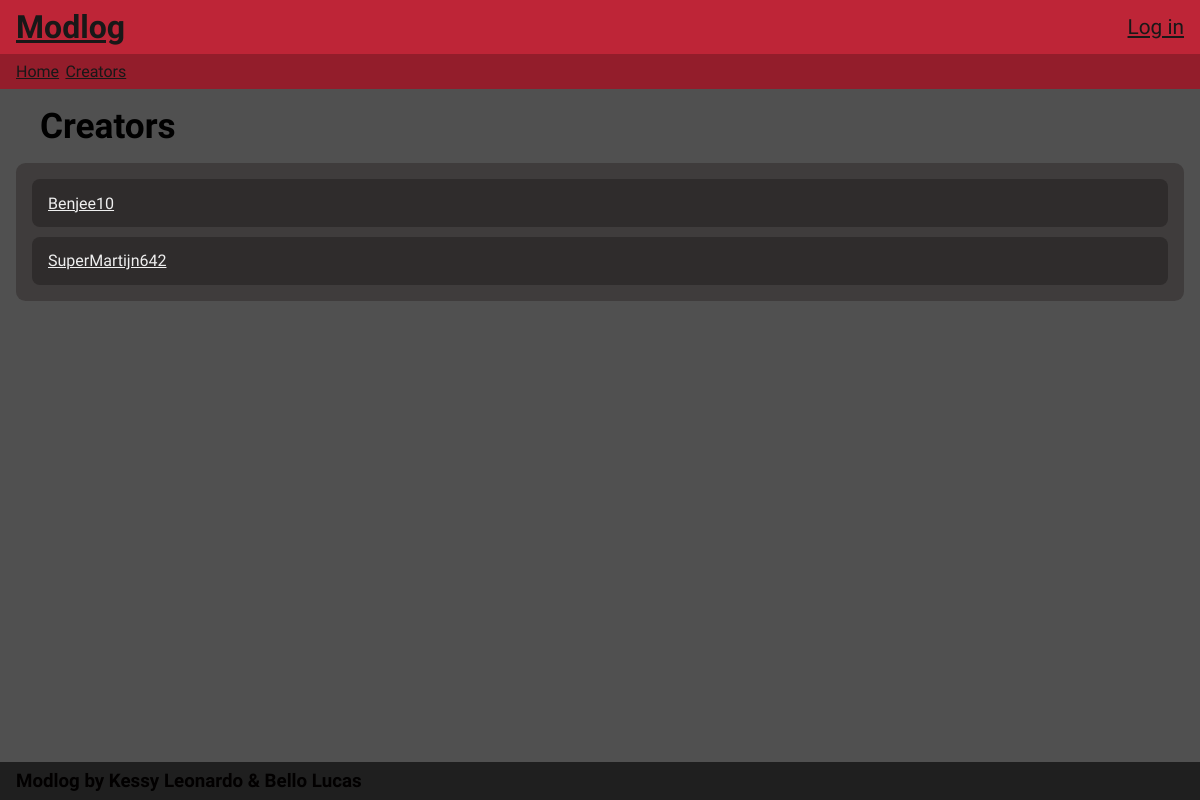
The page /creators on the database as committed earlier.
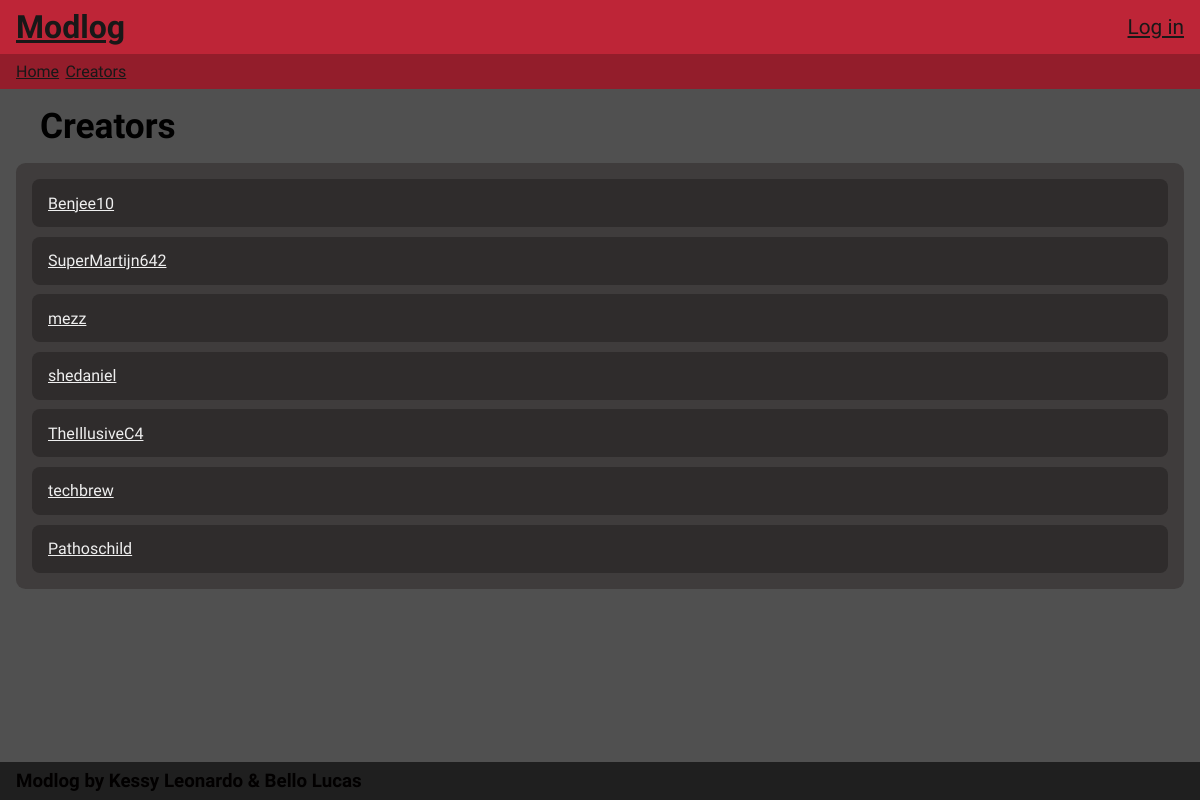
The same page on the database as committed later.
### tables this page shows
CREATE TABLE `creators` (
  `id` int(11) NOT NULL,
  `name` varchar(64) NOT NULL,
  `profile_link` varchar(256) NOT NULL
);

### app/views/creators.view.php (called while the page is built, shortened)
<?php
require_once './app/views/View.php';
class creatorsView extends View {
  public function renderCreators($data) {
    $this->renderPage($data);
  }
}

### app/controllers/creators.controller.php (called while the page is built, shortened)
<?php
class creatorsController extends ViewController {
  protected $creatorModel;
  public function __construct(){
    require_once './app/views/creators.view.php';
    require_once './app/models/creators.model.php';
    $this->creatorModel = new creatorsModel;
  }
  public function showCreators($params) {
    $creators = $this->creatorModel->getCreators();
    $this->view->renderCreators($this->data);
  }
}

### router.php (called while the page is built, shortened)
<?php
require_once './routes/router.php';
$action = 'games';
if (!empty($_GET['action'])) {
  $action = $_GET['action'];
}
$router = new Router();
$router->addRoute('games', 'games', 'showPage');
$router->addRoute('catalog/:id', 'catalog', 'showPage');
$router->addRoute('catalog/:id/:category', 'catalog', 'showPage');
$router->addRoute('modpage/:id', 'modpage', 'showPage');
$router->addRoute('creators', 'creators', 'showCreators');
$router->addRoute('creator/:id', 'creators', 'showCreator');
$router->addRoute('login', 'login', 'handleLogin');
$router->addRoute('logout', 'login', 'handleLogout');
$router->addRoute('register', 'login', 'handleRegister');
$router->addRoute('edit/game/:id', 'games', 'showEdit');
$router->addRoute('new/game/', 'games', 'showNew');
$router->addRoute('create/game/', 'games', 'create');
$router->addRoute('update/game/:id', 'games', 'update');
$router->addRoute('delete/game/:id', 'games', 'delete');
$router->addRoute('edit/category/:game/:id', 'catalog', 'showEditCategory');
$router->addRoute('new/category/:game/', 'catalog', 'showNewCategory');
$router->addRoute('create/category/', 'catalog', 'createCategory');
$router->addRoute('update/category/:id', 'catalog', 'updateCategory');
$router->addRoute('delete/category/:id', 'catalog', 'deleteCategory');
$router->addRoute('edit/mod/:game/:id', 'catalog', 'showEditMod');
$router->addRoute('new/mod/:game/', 'catalog', 'showNewMod');
$router->addRoute('create/mod/', 'catalog', 'createMod');
$router->addRoute('update/mod/:id', 'catalog', 'updateMod');
$router->addRoute('delete/mod/:id', 'catalog', 'deleteMod');
$router->addRoute('edit/creator/:id', 'creators', 'showEdit');
$router->addRoute('new/creator/', 'creators', 'showNew');
$router->addRoute('create/creator/', 'creators', 'create');
$router->addRoute('update/creator/:id', 'creators', 'update');
$router->addRoute('delete/creator/:id', 'creators', 'delete');
$router->route($action);

### app/models/Model.php (called while the page is built, shortened)
<?php
class Model {
  protected $db;
  public function __construct() {
    try {
      $this->db = new PDO('mysql:host='. MYSQL_HOST . ';dbname='.MYSQL_DB.';charset=utf8', MYSQL_USER, MYSQL_PASS);
    } catch (Exception) {
      $this->createDB();
    }
    $this->deploy();
  }
  public function executeQuery($query) {
    $query->execute();
    return $query->fetchAll(PDO::FETCH_OBJ);
  }
  public function deploy() {
    $query = $this->db->query('SHOW TABLES');
    $tables = $query->fetchAll();
  }
}

### app/models/creators.model.php (called while the page is built, shortened)
<?php
require_once './app/models/Model.php';
class creatorsModel extends Model {
  public function __construct() {
    parent::__construct();
  }
  public function getCreators() {
    $query = $this->db->prepare('select * from creators');
    $result = $this->executeQuery($query);
    return $result;
  }
}

### app/templates/creators/creators_list.phtml (the view, shortened to what the changed rows need)
<h2 class="tittle">Creators</h2>
<section class="item-list">
  <ul>
    <?php foreach ($creators as $creator) : ?>
      <li>
        <a class="open" href="<?= BASE_URL . 'creator/' . $creator->id ?>">
        <p><?= $creator->name ?></p>
        </a>
      </li>
    <?php endforeach ?>
  </ul>
</section>

### routes/router.php (shortened to what the changed rows need)
<?php
class Router {
  protected $routes = [];
  public function addRoute($route, $filename, $function) {
    $this->routes[$route] = [
      'file' => './app/controllers/' . $filename . '.controller.php',
      'controller' => $filename . 'Controller',
      'function' => $function
    ];
  }
  public function route($action = null) {
    $params = $this->parseParams($action);
    foreach ($this->routes as $route => $config) {
      $paramValues = $this->matchParams($route, $params);
      if ($paramValues !== false) {
        $controller = new $config['controller'];
        $function = $config['function'];
        $controller->$function($paramValues);
      }
    }
  }
  public function parseParams($action) {
    return explode('/', trim($action, '/'));
  }
  public function matchParams($route, $params) {
    $routeParts = $this->parseParams($route);
    if (count($routeParts) !== count($params)) {
      return false;
    }
    $paramValues = [];
    foreach ($routeParts as $index => $part) {
      if ($part[0] == ':') $paramValues[substr($part, 1)] = $params[$index];
      elseif ($part !== $params[$index]) return false;
    }
    return $paramValues;
  }
}

### app/templates/header.phtml (shortened to what the changed rows need)
<!DOCTYPE html>
<html lang="en">
<head>
  <link rel="stylesheet" href="<?= BASE_URL . 'public/css/index.css' ?>">
  <?php if(!empty($this->stylesheets)):
    foreach($this->stylesheets as $stylesheet):?>
      <link rel="stylesheet" href="<?= $stylesheet ?>">
  <?php endforeach; endif;?>
</head>
<body>
  <header>
    <div class="header-main">
      <h1><a href="<?= BASE_URL ?>">Modlog</a></h1>
      <?php if (isset($_SESSION['user_name'])) {?>
        <form action="<?= BASE_URL . 'logout' ?>" method="POST" class="username-cont">
          <h4 class="user"><?= $_SESSION['user_name'] ?></h4>
          <input type="hidden" name="url" value="<?= "http://" . $_SERVER['HTTP_HOST'] . $_SERVER['REQUEST_URI'] ?>">
          <button type="submit">Log out</button>
        </form>
      <?php } else { ?>
        <a class="user" href="<?= BASE_URL . 'login'?>">Log in</a>
      <?php } ?>
    </div>
    <nav>
      <ul>
        <li><a href="<?= BASE_URL ?>">Home</a></li>
        <li><a href="<?= BASE_URL . 'creators '?>">Creators</a></li>
      </ul>
    </nav>
  </header>
  <main>

### app/views/View.php (shortened to what the changed rows need)
<?php
class View {
  protected $templates = [];
  public function renderHeader($tittle) {
    require_once './app/templates/header.phtml';
  }
  public function renderFooter() {
    require_once './app/templates/footer.phtml';
  }
  public function renderPage($data) {
    extract($data);
    $this->renderHeader($tittle);
    foreach ($this->templates as $template) {
      require_once $template;
    }
    $this->renderFooter();
  }
  public function addTemplate($template) {
    $template = './app/templates' . $template;
    array_push($this->templates, $template);
  }
}

### app/templates/footer.phtml
  </main>
  <footer>
    <h3>Modlog by Kessy Leonardo & Bello Lucas</h3>
  </footer>
</body>

Rows that differ between the two databases and show on the page:
added creators: name "mezz"
added creators: name "shedaniel"
added creators: name "TheIllusiveC4"
added creators: name "techbrew"
added creators: name "Pathoschild"
